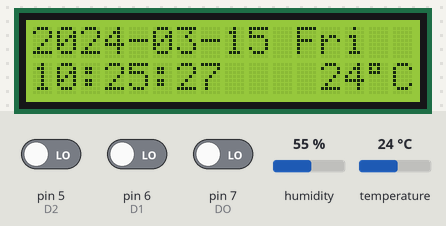
A sketch run on a simulated Arduino Uno, built with avr-gcc and run on an emulated ATmega328P. Parts: 16×2 character LCD. The inputs (shaded band) are chosen by the test bench; at power-on: pin 5 (D2) LOW, pin 6 (D1) LOW, pin 7 (DO) LOW, humidity 55 %, temperature 24 °C. Sleep ends after the set time or at an interrupt; the local clock reads 2024-03-15 10:24:30 at power-on unless the sketch sets it; what the sketch prints to the serial monitor is not drawn.

Above: at 58.1 s.
At 63.1 s:
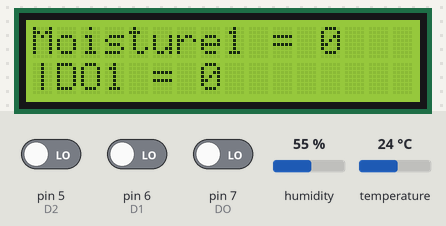
At 73.2 s:
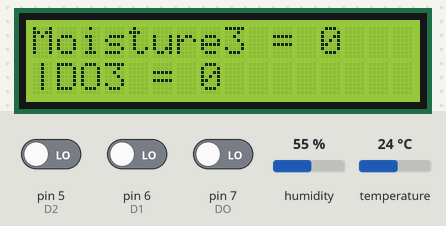
At 78.2 s:
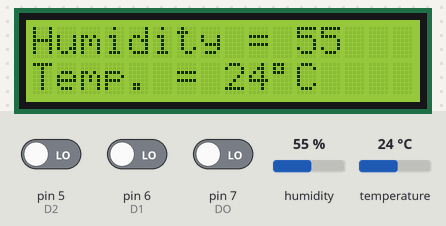
At 88.2 s:
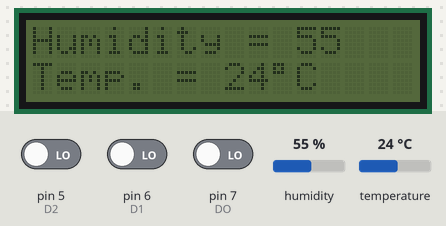
At 125.5 s:
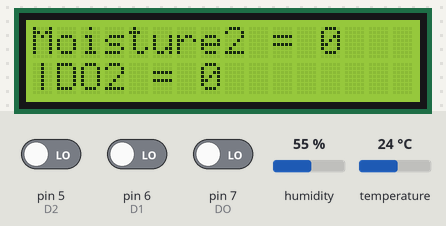

Measured:
- what the display in image 0 shows lasts 5.1 s, from 58.0 s to 63.1 s
- what the display in image 2 shows lasts 5.1 s, from 73.1 s to 78.2 s
- what the display in image 3 shows lasts 10.0 s, from 78.2 s to 88.2 s
- what the display in image 4 shows lasts 27.2 s, from 88.2 s to 115.4 s

The sketch:

soil_moisture.ino
```cpp
#include <avr/sleep.h>
#include <avr/wdt.h>

#include <DS3231.h>
#include <LiquidCrystal_I2C.h>
#include <AM2320.h>

#define Moisture A0 //定义AO 引脚 为 IO-A0
#define Moisture1 A1 //定义A1 引脚 为 IO-A1
#define Moisture2 A2 //定义A2 引脚 为 IO-A2
#define DO 7        //定义DO 引脚 为 IO-7
#define D1 6        //定义DO 引脚 为 IO-6
#define D2 5        //定义DO 引脚 为 IO-5
#define DisDelay 5000        //displayTime

DS3231 Clock;
AM2320 th;

LiquidCrystal_I2C lcd(0x3F, 16, 2);

volatile byte dataT = 0;

bool Century = false;
bool h12 = false;
bool PM;
byte ADay, AHour, AMinute, ASecond, ABits;
bool ADy, A12h, Apm;
byte year, month, date, DoW, hour, minute, second;
char data[15];
char Str_year[3], Str_month[3], Str_date[3], Str_DoW[3], Str_hour[3], Str_minute[3], Str_second[3];
uint8_t bell[8] = { 0x4,0xe,0xe,0xe,0x1f,0x0,0x4 };


void setup() {
    // Start the I2C interface
    pinMode(Moisture, INPUT);//定义A0为输入模式
    pinMode(DO, INPUT);
    pinMode(Moisture1, INPUT);//定义A0为输入模式
    pinMode(D1, INPUT);
    pinMode(Moisture2, INPUT);//定义A0为输入模式
    pinMode(D2, INPUT);
    Serial.begin(9600);
    lcd.init();
    lcd.noBacklight();//Backlight
    Serial.println("Please enter the time: year[2]month[2]date[2]DoW[2]hour[2]minute[2]second[2]");
    Serial.println("example: 2014-12-3 Wednesday 14:15:15 enter:14120303141515");

    // 0=16ms, 1=32ms,2=64ms,3=128ms,4=250ms,5=500ms
    // 6=1 sec,7=2 sec, 8=4 sec, 9= 8sec
    setup_watchdog(9);

    Sleep_avr();//Sleep_Mode
}

void loop() {
    if (dataT >= 7) {
        Serial.println("Was awake...");
        dataT = 0;
        //-------------------------------//此处是到达设置唤醒时间允许的程序
        setTime();
        delay(500);
        int hour = Clock.getHour(h12, PM);
        if (hour > 1 & hour < 6){
            lcd.noBacklight();
            Serial.println("Was sleeping...");
            Sleep_avr();
        }
        else{
            lcd.backlight();
            displayTime();
            delay(DisDelay);
            displaySoilMoisture();
            humidityAndTemperature();
            delay(DisDelay);
            //--------------------------------
            Serial.println("Was sleeping...");
            lcd.noBacklight();
            Sleep_avr();
        }
    }
    else {
        Sleep_avr();  //Continue Sleep
    }

}

// 0=16ms, 1=32ms,2=64ms,3=128ms,4=250ms,5=500ms
// 6=1 sec,7=2 sec, 8=4 sec, 9= 8sec
//Sleep mode is activated
void setup_watchdog(int ii) {
    byte bb;

    if (ii > 9) ii = 9;
    bb = ii & 7;
    if (ii > 7) bb |= (1 << 5);
    bb |= (1 << WDCE);

    MCUSR &= ~(1 << WDRF);
    // start timed sequence
    WDTCSR |= (1 << WDCE) | (1 << WDE);
    // set new watchdog timeout value
    WDTCSR = bb;
    WDTCSR |= _BV(WDIE);

    ACSR |= _BV(ACD);//OFF ACD
    ADCSRA = 0;//OFF ADC

}
//WDT interrupt
ISR(WDT_vect) {
    ++dataT;
    // wdt_reset();
}

void Sleep_avr() {
    set_sleep_mode(SLEEP_MODE_PWR_DOWN); // sleep mode is set here
    sleep_enable();
    sleep_mode();                        // System sleeps here
}


void humidityAndTemperature() {
    char line0[32];
    char line1[32];
    int  temperature;
    switch (th.Read()) {
    case 2:
        temperature = Clock.getTemperature();
        sprintf(line0, "CRC failed");
        sprintf(line1, "Temp. = %2d", (int)temperature);
        lcdTemprature(line0, line1);
        break;
    case 1:
        temperature = Clock.getTemperature();
        sprintf(line0, "Sensor offline");
        sprintf(line1, "Temp. = %2d", (int)temperature);
        lcdTemprature(line0, line1);
        break;
    case 0:
        sprintf(line0, "Humidity = %2d", (int)th.h);
        sprintf(line1, "Temp. = %2d", (int)th.t);
        lcdTemprature(line0, line1);
        break;
    }
    delay(DisDelay);
}
void lcdTemprature(char* line0, char* line1)
{
    lcd.clear();
    lcd.setCursor(0, 0);
    lcd.print(line0);
    lcd.setCursor(0, 1);
    lcd.print(line1);
    lcd.write(0xdf);  // 显示温度单位
    lcd.print("C");
}

void displaySoilMoisture() {
    lcd.clear();
    lcd.setCursor(0, 0);
    lcd.print("Moisture1 = ");
    lcd.print(analogRead(Moisture), DEC);//读取AO的数值
    lcd.setCursor(0, 1);
    lcd.print("|DO1 = ");
    lcd.print(digitalRead(DO), DEC);//读取DO的数值
    delay(DisDelay);
    lcd.clear();
    lcd.setCursor(0, 0);
    lcd.print("Moisture2 = ");
    lcd.print(analogRead(Moisture1), DEC);//读取A1的数值
    lcd.setCursor(0, 1);
    lcd.print("|DO2 = ");
    lcd.print(digitalRead(D1), DEC);//读取D1的数值
    delay(DisDelay);
    lcd.clear();
    lcd.setCursor(0, 0);
    lcd.print("Moisture3 = ");
    lcd.print(analogRead(Moisture2), DEC);//读取A2的数值
    lcd.setCursor(0, 1);
    lcd.print("|DO3 = ");
    lcd.print(digitalRead(D2), DEC);//读取D2的数值
    delay(DisDelay);
}

void setTime() {
    if (Serial.available() >= 14)     //串口读取数据
    {
        for (int a = 0; a < 14; a++)
        {
            data[a] = Serial.read();
        }
        Str_year[0] = data[0];    //拆包
        Str_year[1] = data[1];
        Str_month[0] = data[2];
        Str_month[1] = data[3];
        Str_date[0] = data[4];
        Str_date[1] = data[5];
        Str_DoW[0] = data[6];
        Str_DoW[1] = data[7];
        Str_hour[0] = data[8];
        Str_hour[1] = data[9];
        Str_minute[0] = data[10];
        Str_minute[1] = data[11];
        Str_second[0] = data[12];
        Str_second[1] = data[13];

        //Str to byte
        year = atoi(Str_year);    //转换数据类型
        month = atoi(Str_month);
        date = atoi(Str_date);
        DoW = atoi(Str_DoW);
        hour = atoi(Str_hour);
        minute = atoi(Str_minute);
        second = atoi(Str_second);

        Clock.setSecond(second);//Set the second
        Clock.setMinute(minute);//Set the minute
        Clock.setHour(hour);  //Set the hour
        Clock.setDoW(DoW);    //Set the day of the week
        Clock.setDate(date);  //Set the date of the month
        Clock.setMonth(month);  //Set the month of the year
        Clock.setYear(year);  //Set the year (Last two digits of the year)
    }
}

void displayTime() {
    lcd.clear();
    int second, minute, hour, date, month, dow, year, temperature;
    second = Clock.getSecond();
    minute = Clock.getMinute();
    hour = Clock.getHour(h12, PM);
    date = Clock.getDate();
    month = Clock.getMonth(Century);
    year = Clock.getYear();
    dow = Clock.getDoW();
    temperature = Clock.getTemperature();

    Serial.print("20");
    Serial.print(year, DEC);
    Serial.print('-');
    Serial.print(month, DEC);
    Serial.print('-');
    Serial.print(date, DEC);
    Serial.print(' ');
    Serial.print(hour, DEC);
    Serial.print(':');
    Serial.print(minute, DEC);
    Serial.print(':');
    Serial.print(second, DEC);
    Serial.print('\n');
    Serial.print("Temperature=");
    Serial.print(temperature);
    Serial.print('\n');

    lcd.setCursor(0, 0);
    lcd.print("20");  // 显示20世纪
    if (year >= 10)  // 显示年份
    {
        lcd.print(year, DEC);
    }
    else
    {
        lcd.print("0");
        lcd.print(year, DEC);
    }
    lcd.print('-');

    lcd.setCursor(5, 0);
    if (month >= 10)  // 显示月份
    {
        lcd.print(month, DEC);
    }
    else
    {
        lcd.print("0");
        lcd.print(month, DEC);
    }
    lcd.print('-');

    lcd.setCursor(8, 0);
    if (date >= 10)  // 显示日期
    {
        lcd.print(date, DEC);
    }
    else
    {
        lcd.print("0");
        lcd.print(date, DEC);
    }

    lcd.setCursor(11, 0);
    switch (dow)  // 显示星期
    {
    case 1:  // 当dow等于1时，执行以下语句
        lcd.print("Mon");
        break;
    case 2:  // 当dow等于2时，执行以下语句
        lcd.print("Tue");
        break;
    case 3:
        lcd.print("Wed");
        break;
    case 4:
        lcd.print("Thu");
        break;
    case 5:
        lcd.print("Fri");
        break;
    case 6:
        lcd.print("Sat");
        break;
    case 7:
        lcd.print("Sun");
        break;
    }

    lcd.setCursor(0, 1);  //光标移至第2行
    if (hour >= 10)  // 显示小时
    {
        lcd.print(hour, DEC);
    }
    else
    {
        lcd.print("0");
        lcd.print(hour, DEC);
    }
    lcd.print(':');

    lcd.setCursor(3, 1);
    if (minute >= 10)  // 显示分钟
    {
        lcd.print(minute, DEC);
    }
    else
    {
        lcd.print("0");
        lcd.print(minute, DEC);
    }
    lcd.print(':');

    lcd.setCursor(6, 1);
    if (second >= 10)  // 显示秒钟
    {
        lcd.print(second, DEC);
    }
    else
    {
        lcd.print("0");
        lcd.print(second, DEC);
    }

    lcd.setCursor(9, 1);
    if (Clock.checkAlarmEnabled(1))  // 显示闹钟标识
    {
        lcd.write(0x00);
    }
    else
    {
        lcd.print(' ');
    }

    lcd.setCursor(12, 1);
    lcd.print(temperature);  // 显示温度
    lcd.write(0xdf);  // 显示温度单位
    lcd.print("C");
}
```
